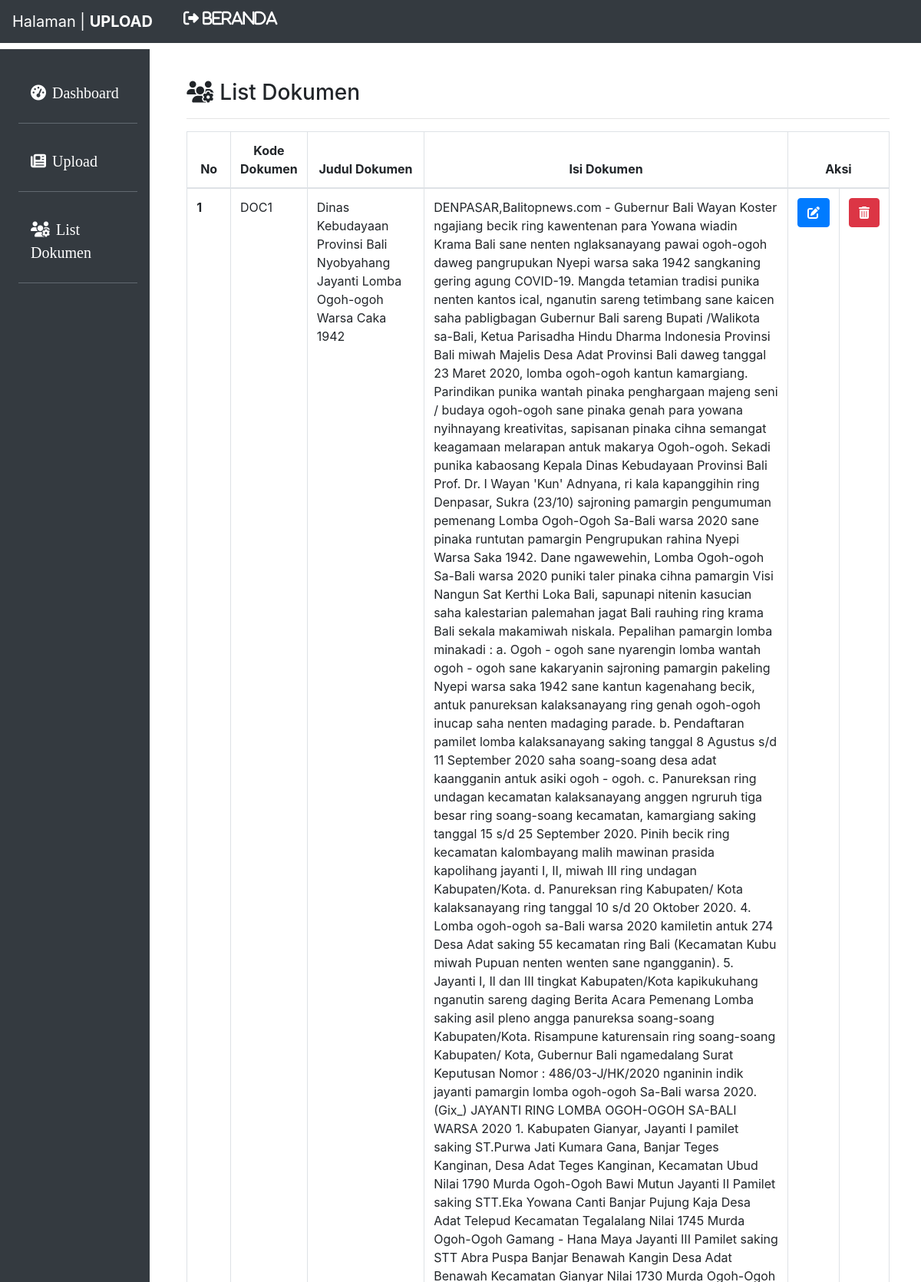
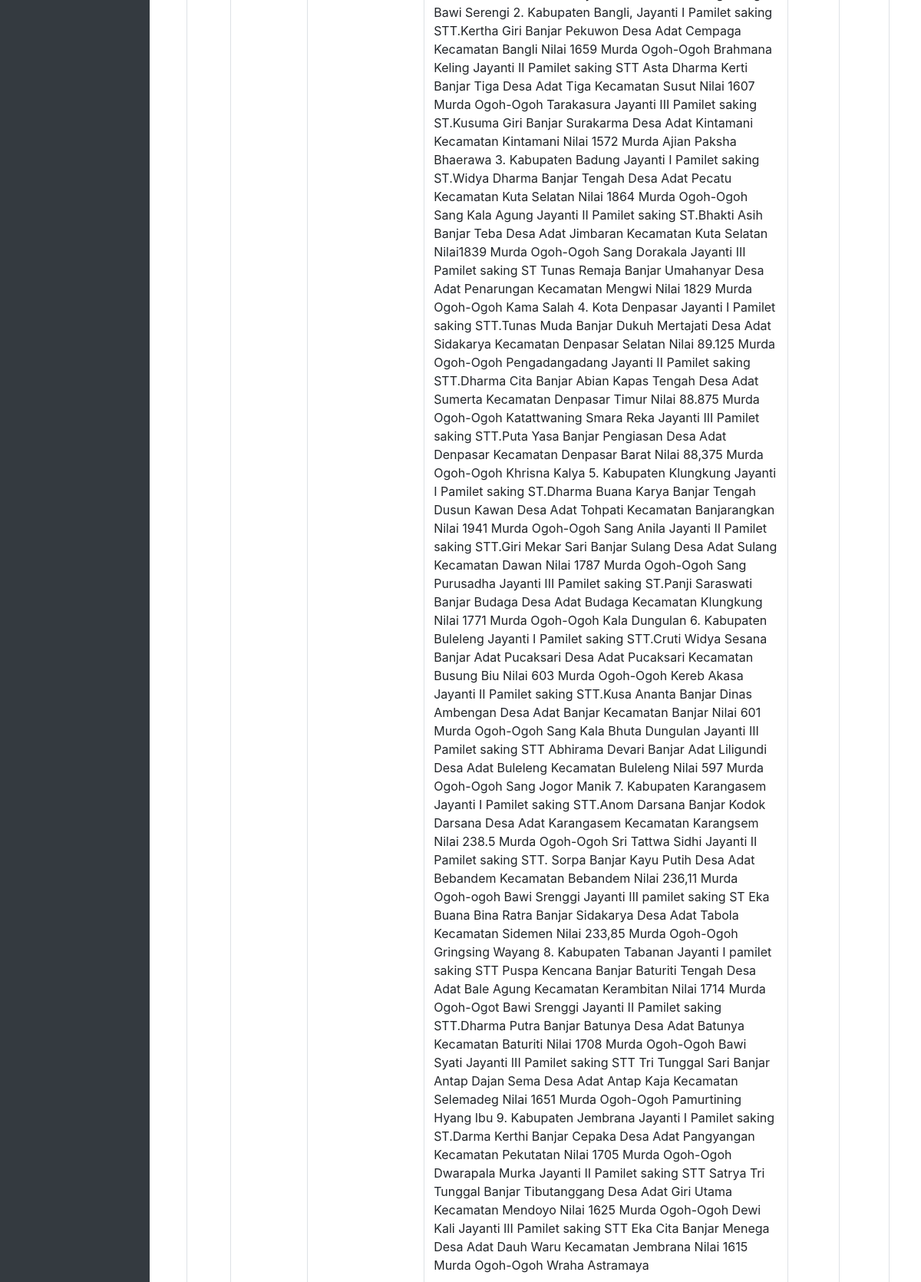
The page /dashboard.php?page=list (upper part) on the database its author committed (2 pictures, top to bottom).
### tables this page shows
CREATE TABLE `dokumen` (
  `id_dokumen` int(11) NOT NULL,
  `kode_dokumen` varchar(100) NOT NULL,
  `judul_dokumen` text NOT NULL,
  `isi_dokumen` text NOT NULL
);

### config/class.php (called while the page is built, shortened)
<?php
require_once 'init.php';
class Dokumen{
	private $conn;
	function __construct($conn){
		$this->conn = $conn;
	}
	function getAllDokumen(){
		$queryGetAllDocument = "SELECT * FROM dokumen";
		$runqueryGetAllDocument = $this->conn->query($queryGetAllDocument);
		$document = array();
		while ($data = $runqueryGetAllDocument->fetch_assoc()) {
			array_push($document, $data);
		}
		return $document;
	}
}
	$objDokumen = new Dokumen($conn);
	?>

### list.php (the view, shortened to what this page needs)
<?php
$documents = $objDokumen->getAllDokumen();
$nomor_table = 1;
?>
<div class="col-md-10 p-5 pt-2">
	<h3><i class="fas fa-users-cog mr-2"></i>List Dokumen<hr></h3>
	<table class="table table-hover table-bordered">
		<thead>
			<tr>
				<th scope="col" class="text-center">No</th>
				<th scope="col" class="text-center">Kode Dokumen</th>
				<th scope="col" class="text-center">Judul Dokumen</th>
				<th scope="col" class="text-center">Isi Dokumen</th>
				<th colspan="3" scope="col" class="text-center">Aksi</th>
			</tr>
		</thead>
		<tbody>
			<?php foreach ($documents as $document): ?>
				<tr>
					<th scope="row"><?= $nomor_table; ?></th>
					<td><?= strtoupper($document['kode_dokumen']); ?></td>
					<td><?= $document['judul_dokumen']; ?></td>
					<td>
						<?= $document['isi_dokumen']; ?>
					</td>
					<td>
						<button class="btn-primary btn btn-editdokumen" type="button" title="Edit Dokumen" data-toggle="modal" data-target="#modalListDokumen" data-iddokumen="<?= $document['id_dokumen']; ?>">
							<i class="fas fa-edit  text-white rounded"></i>
						</button>
					</td>
					<td>
						<button class="btn-danger btn btn-hapusdokumen" type="button" title="Hapus Dokumen" data-toggle="modal" data-target="#modalListDokumen" data-iddokumen="<?= $document['id_dokumen']; ?>">
							<i class="fas fa-trash-alt text-white rounded"></i>
						</button>
					</td>
				</tr>
				<?php $nomor_table++; ?>
			<?php endforeach ?>
		</tbody>
	</table>
</div>

### headercontent.php (shortened to what this page needs)
<?php
require_once 'config/class.php';
?>
<!doctype html>
<html lang="en">
<head>
  <link rel="stylesheet" href="https://cdn.jsdelivr.net/npm/bootstrap@4.5.3/dist/css/bootstrap.min.css">
  <link rel="stylesheet" href="css/style.css">
</head>
<body>
 <nav class="navbar navbar-expand-lg navbar-light bg-dark fixed-top">
  <a class="navbar-brand text-white" href="#">Halaman | <b>UPLOAD</b> </a>
  <div class="icon ml-4">
    <h5>
     <a class="text-white" href="index.php"><i class="fas fa-sign-out-alt mr-3 text-white" data-toggle="tooltip" title="log out"> Beranda</i>
     </h5>
   </div>
 </nav>
<div class="row no-gutter mt-5 p-2">
  <div class="col-md-2 bg-dark mt-2 pr-3 pt-4">
    <ul class="nav flex-column ml-3 mb-5">
      <li class="nav-item">
        <a class="nav-link active text-white" href="dashboard.php"><i class="fas fa-tachometer-alt mr-2"></i>Dashboard</a><hr class="bg-secondary">
     </li>
     <li class="nav-item">
        <a class="nav-link text-white" href="dashboard.php?page=upload"><i class="fas fa-newspaper mr-2"></i>Upload</a><hr class="bg-secondary">
     </li>
     <li class="nav-item">
        <a class="nav-link text-white" href="dashboard.php?page=list"><i class="fas fa-users-cog mr-2"></i>List Dokumen</a><hr class="bg-secondary">
     </li>
  </ul>
</div>

### dashboard.php
<?php
require_once 'headercontent.php';
if (isset($_GET['page'])) {
  if ($_GET['page']=="upload") {
    require_once 'upload.php';
 }elseif ($_GET['page']=="list") {
  require_once 'list.php';
}
}else{
  require_once 'dashboardcontent.php';
}
require_once 'footerindex.php';
?>

### footerindex.php (shortened to what this page needs)
</body>
</html>

### css/style.css (style rules this page uses)
.navbar { background-color: transparent; }
.nav-link { margin-top: 10px; font-family: Vampire one; font-size: 20px; }

### rows shown on the page
dokumen: kode_dokumen "DOC1", judul_dokumen "Dinas Kebudayaan Provinsi Bali Nyobyahang Jayanti Lomba Ogoh-ogoh Warsa Caka 1942", isi_dokumen "DENPASAR,Balitopnews.com - Gubernur Bali Wayan Koster ngajiang becik ring kawentenan para Yowana wiadin Krama Bali sane nenten nglaksanayang pawai ogoh-ogoh daweg pangrupukan Nyepi warsa saka 1942 sangkaning gering agung COVID-19. Mangda tetamian tradisi punika nenten kantos ical, nganutin sareng tetimbang sane kaicen saha pabligbagan Gubernur Bali sareng Bupati /Walikota sa-Bali, Ketua Parisadha Hindu Dharma Indonesia Provinsi Bali miwah Majelis Desa Adat Provinsi Bali daweg tanggal 23 Maret 2020, lomba ogoh-ogoh kantun kamargiang. Parindikan punika wantah pinaka penghargaan majeng seni / budaya ogoh-ogoh sane pinaka genah para yowana nyihnayang kreativitas, sapisanan pinaka cihna semangat…"
